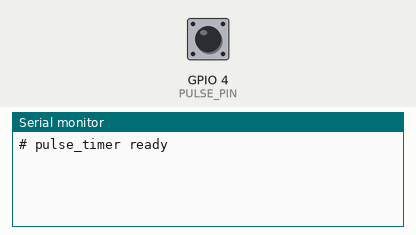
Recording of a sketch running on a simulated ESP32. On the bench: the last lines printed to the serial monitor. The inputs (shaded band) are chosen by the test bench; at power-on: GPIO 4 (PULSE_PIN) HIGH.

Above: at 1.2 s.
1.3 s: GPIO 4 (PULSE_PIN) pulsed LOW 2 times (0.12 s each, 0.3 s apart)
At 2.0 s:
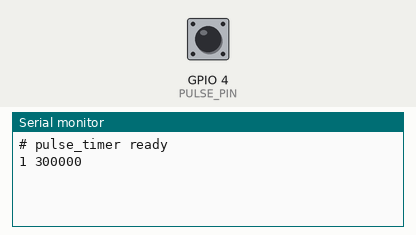
3.4 s: GPIO 4 (PULSE_PIN) pulled LOW for 0.15 s
At 4.6 s:
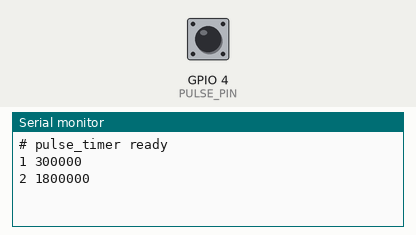
5.0 s: GPIO 4 (PULSE_PIN) pulled LOW for 1 s
At 5.8 s:
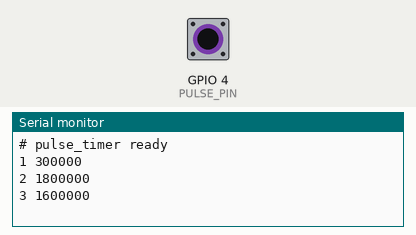
7.5 s: GPIO 4 (PULSE_PIN) pulled LOW for 0.15 s
At 8.9 s:
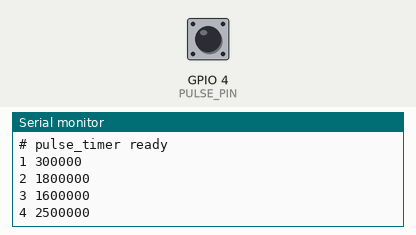
Timing chart, 0 to 10.1 s (numbered marks = the images above; inputs shaded):
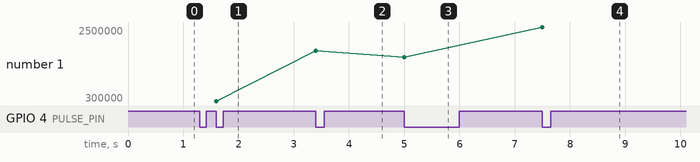

The sketch:

pulse_timer.ino
```cpp
// pulse_timer
//
// Times the gap between pulses on a GPIO and prints one line per interval as
//   pulse_index dt_us
//
// Nothing here is specific to one detector. Any source with an active low pulse output works.
// I wrote it against a GGreg20_V3, which pulls the line up itself, so the pin is a plain INPUT
// and I trigger it on the falling edge. There is no debounce on purpose. Debouncing would take the
// short interval tail, which is the part of the distribution I want to measure.
//
// Wiring: GGreg20 OUT to GPIO4, GGreg20 GND to ESP32 GND, GGreg20 BAT to ESP32 VIN and GND.
//
// The ISR to loop() handoff used to be a hand rolled ring buffer guarded with noInterrupts().
// noInterrupts() only masks the core that calls it, and on a dual core ESP32 the interrupt can
// land on the other one, so loop() could spin on a stale head or tail and reprint one interval
// thousands of times. A FreeRTOS queue replaces the ring buffer: xQueueSendFromISR and
// xQueueReceive carry the memory barriers a cross core handoff needs, so nothing is hand rolled.

const int PULSE_PIN = 4;
const int BAUD = 115200;
const int QUEUE_LEN = 256;

static QueueHandle_t pulseQueue;
static portMUX_TYPE dropMux = portMUX_INITIALIZER_UNLOCKED;   // guards dropped, the one counter still shared by hand

volatile uint32_t lastMicros = 0;
volatile bool seenFirst = false;
volatile uint32_t dropped = 0;

uint32_t pulseIndex = 0;

void IRAM_ATTR onPulse() {
  /* Runs on every falling edge. Pushes the gap since the previous edge onto the queue and returns. */
  uint32_t now = micros();
  if (!seenFirst) {
    // the first edge has no predecessor, so there is no interval to record yet
    lastMicros = now;
    seenFirst = true;
    return;
  }
  uint32_t dt = now - lastMicros;   // unsigned math, so this stays correct when micros wraps
  lastMicros = now;

  BaseType_t woken = pdFALSE;
  if (xQueueSendFromISR(pulseQueue, &dt, &woken) != pdTRUE) {
    // the queue is full, so I count the loss rather than block the ISR or overwrite an older interval
    portENTER_CRITICAL_ISR(&dropMux);
    dropped++;
    portEXIT_CRITICAL_ISR(&dropMux);
  }
  if (woken == pdTRUE) {
    portYIELD_FROM_ISR();
  }
}

void setup() {
  /* Bring up serial, the queue, and arm the interrupt */
  Serial.begin(BAUD);
  pulseQueue = xQueueCreate(QUEUE_LEN, sizeof(uint32_t));
  pinMode(PULSE_PIN, INPUT);   // no internal pullup, the GGreg20 provides one
  attachInterrupt(digitalPinToInterrupt(PULSE_PIN), onPulse, FALLING);
  Serial.println("# pulse_timer ready");
}

void loop() {
  /* Drain the queue to serial. Printing here keeps the ISR short. */
  uint32_t dt;
  while (xQueueReceive(pulseQueue, &dt, 0) == pdTRUE) {
    pulseIndex++;
    Serial.print(pulseIndex);
    Serial.print(' ');
    Serial.println(dt);
  }

  portENTER_CRITICAL(&dropMux);
  uint32_t lost = dropped;
  dropped = 0;
  portEXIT_CRITICAL(&dropMux);
  if (lost > 0) {
    Serial.print("# dropped ");
    Serial.println(lost);
  }
}
```

Measured:
- after the input at 1.3 s, the serial monitor: prints a new line after 0.30 s (image 1)
- after the input at 3.4 s, the serial monitor: prints a new line at once (image 2)
- after the input at 5.0 s, the serial monitor: prints a new line at once (image 3)
- after the input at 7.5 s, the serial monitor: prints a new line at once (image 4)
- plotted number 1: 300000 → 1800000 after the input at 3.4 s, 1800000 → 1600000 after the input at 5.0 s, 1600000 → 2500000 after the input at 7.5 s
